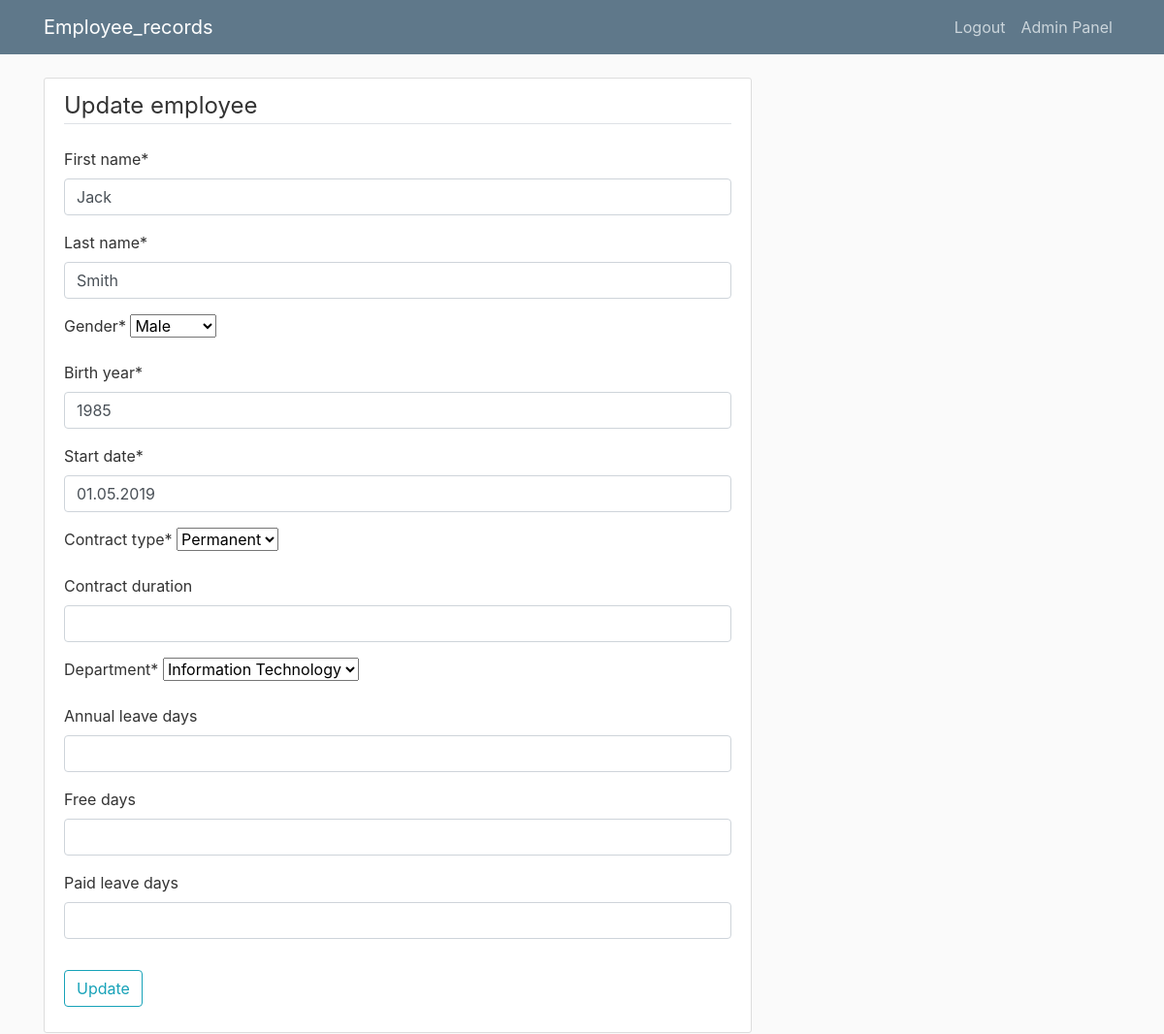
Screenshot of /update_employee/15/ (signed in) with the database file from the repository.
### employee/models.py (models this page shows, shortened)
class Employee(models.Model):
    CONTRACT_TYPE_CHOICES = [
        ('permanent', 'Permanent'),
        ('fixed-term', 'Fixed-term'),
    ]
    GENDER_CHOICES = [
        ('male', 'Male'),
        ('female', 'Female'),
    ]
    DEPARTMENT_CHOICES = [
        ('hr', 'Human Resources'),
        ('it', 'Information Technology'),
        ('sales', 'Sales'),
        ('finance', 'Finance'),
        ('marketing', 'Marketing'),
    ]
    name_validator = RegexValidator(r'^[a-zA-Z]+$', 'Only letters are allowed.')
    first_name = models.CharField(max_length=50, validators=[name_validator])
    last_name = models.CharField(max_length=50, validators=[name_validator])
    gender = models.CharField(max_length=10, choices=GENDER_CHOICES, blank=True, null=True)
    birth_year = models.PositiveIntegerField(validators=[MinValueValidator(1900), MaxValueValidator(datetime.now().year)], null=False, blank=False)
    start_date = models.DateField()
    contract_type = models.CharField(max_length=20, choices=CONTRACT_TYPE_CHOICES)
    contract_duration = models.IntegerField(blank=True, null=True, validators=[MinValueValidator(0)])
    department = models.CharField(max_length=20, choices=DEPARTMENT_CHOICES)
    annual_leave_days = models.IntegerField(null=True, blank=True, default=None)
    free_days = models.IntegerField(null=True, blank=True, default=None)
    paid_leave_days = models.IntegerField(null=True, blank=True, default=None)

### employee/views.py (the view)
# urls.py: path('update_employee/<int:pk>/', views.update_employee, name='update-employee'),
@login_required
def update_employee(request, pk):
    employee = get_object_or_404(Employee, pk=pk)
    if request.method == 'POST':
        form = EmployeeForm(request.POST, request.FILES, instance=employee)
        if form.is_valid():
            form.save()
            messages.success(request, 'Employee has been updated successfully!')
            return redirect('employee-home')
    else:
        form = EmployeeForm(instance=employee)
    return render(request, 'employee/update_employee.html', {'form': form, 'employee': employee})

### employee/forms.py (shortened to what this page needs)
class EmployeeForm(ModelForm):
    class Meta:
        model = Employee
        fields = '__all__'
    def __init__(self, *args, **kwargs):
        super(EmployeeForm, self).__init__(*args, **kwargs)
        self.fields['start_date'].widget = forms.DateInput(format='%d.%m.%Y', attrs={'class': 'form-control', 'placeholder': 'DD.MM.YYYY'})
        self.fields['start_date'].input_formats = ['%d.%m.%Y']
        self.fields['annual_leave_days'].widget.attrs['placeholder'] = ''
        self.fields['free_days'].widget.attrs['placeholder'] = ''
        self.fields['paid_leave_days'].widget.attrs['placeholder'] = ''
        for field in ['annual_leave_days', 'free_days', 'paid_leave_days']:
            value = getattr(self.instance, field)
            if value in [None, 0]:
                self.fields[field].widget.attrs['value'] = ''
        self.fields['contract_type'].required = True
        self.fields['department'].required = True
        self.fields['gender'].required = True
        if self.instance.contract_type == 'permanent':
            self.fields['contract_duration'].required = False

### employee/templates/employee/update_employee.html (shortened to what this page needs)
{% extends "employee/base.html" %}
{% load crispy_forms_tags %}
{% block content %}
    <div class="content-section">
        <form method="POST" enctype="multipart/form-data">
            <fieldset class="form-group">
                <legend class="border-bottom mb-4">Update employee</legend>
                {{ form|crispy }}
            </fieldset>
            <div class="form-group">
                <button class="btn btn-outline-info" type="submit">Update</button>
            </div>
        </form>
    </div>
{% endblock content %}

### employee/static/employee/main.css (style rules this page uses)
body { background: #fafafa; color: #333333; margin-top: 5rem; }
.content-section { background: #ffffff; padding: 10px 20px; border: 1px solid #dddddd; border-radius: 3px; margin-bottom: 20px; }

### rows the page displays
Employee: first_name "Jack", last_name "Smith", gender "Male", birth_year "1985", start_date "01.05.2019", contract_type "Permanent", department "Information Technology"
